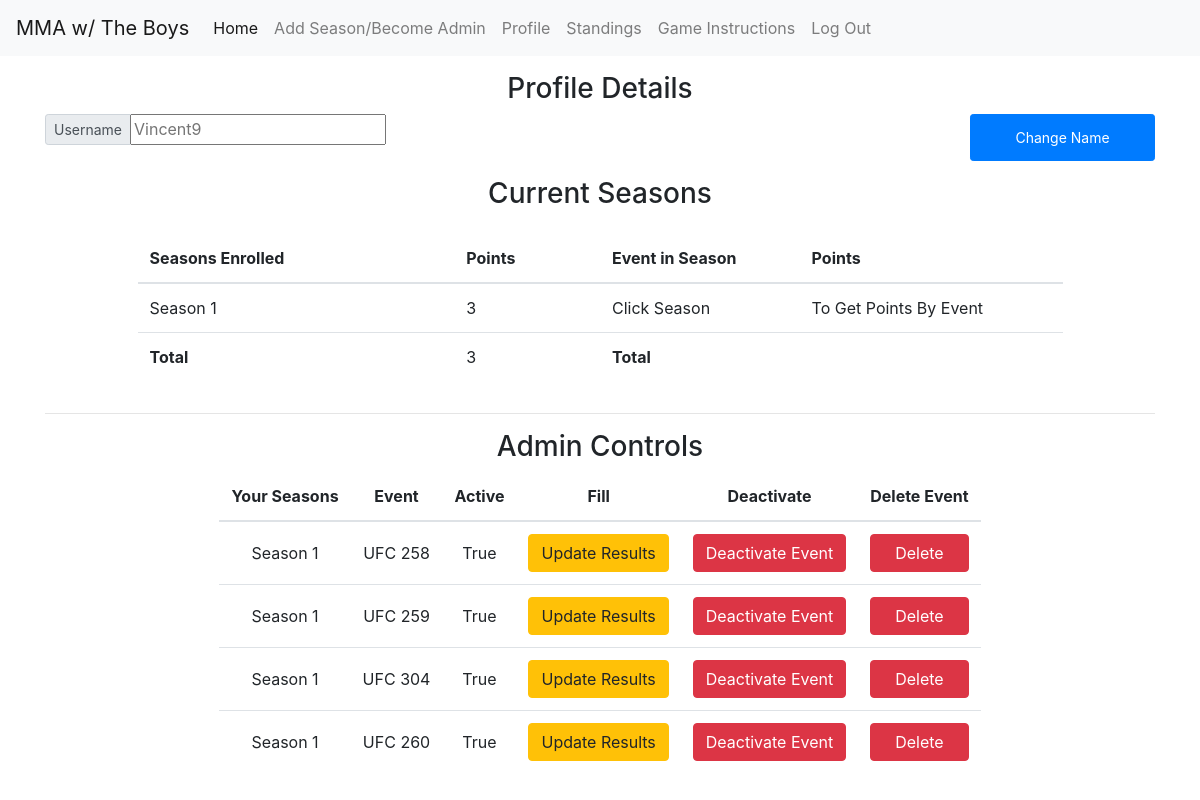
/profile/ (signed in), run on an earlier commit of the app's database.
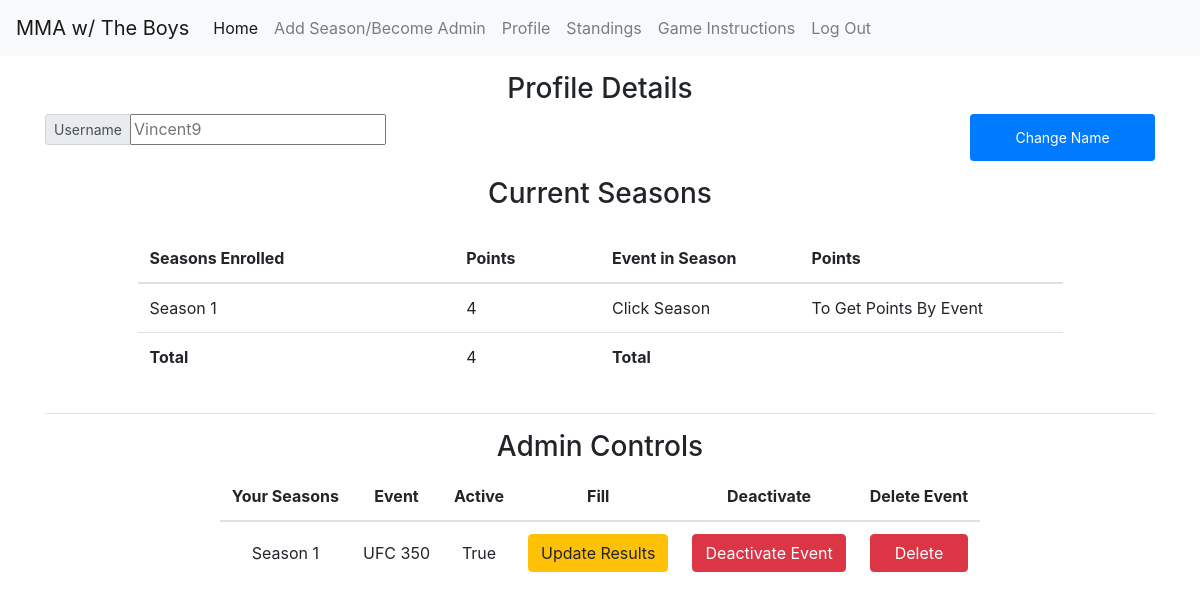
And on a later commit of the database.
### models/season.py (models this page shows, shortened)
class SeasonModel(db.Model):
    __tablename__ = 'season'
    id = db.Column(db.Integer, primary_key=True)
    name = db.Column(db.String(80))
    active = db.Column(db.Boolean)
    admin = db.Column(db.String(80))
    eventList = db.relationship('TournamentModel', lazy='dynamic')
    def json(self):
        return {
            "name": self.name,
            "active": self.active,
            "admin": self.admin,
            "season_id": self.id,
            "events": [events.json() for events in self.eventList.all()]
        }
    @classmethod
    def get_season_byid(cls, id1):
        return cls.query.filter_by(id=id1).first()
    @classmethod
    def get_seasons_by_admin(cls, admin_name):
        return cls.query.filter_by(admin=admin_name).all()
    @classmethod
    def get_season_byname(cls, name):
        return cls.query.filter_by(name=name).first()

### models/tournament.py (models this page shows, shortened)
class TournamentModel(db.Model):
    __tablename__ = 'tournaments'
    id = db.Column(db.Integer, primary_key=True)
    name = db.Column(db.String(80))
    active = db.Column(db.Boolean)
    started = db.Column(db.Boolean)
    season_id = db.Column(db.Integer, db.ForeignKey('season.id'))
    season = db.relationship('SeasonModel')
    fighterList = db.relationship('FightersLineUpModel', lazy='dynamic')
    def json(self):
        return {
            'id': self.id,
            'name': self.name,
            'active': self.active,
            'started':self.started,
            'season_id': self.season_id,
            'season_name': self.season.name,
            'fighters': [fighter.json() for fighter in self.fighterList.all()]
        }

### resources/profile.py (the view, shortened to what this page needs)
class Profile(Resource):
    _user_parser = reqparse.RequestParser()
    _user_parser.add_argument('season_name',
                          type=str)
    _user_parser.add_argument('deactivate',
                              type=str)
    _user_parser.add_argument('delete',
                              type=str)
    _user_parser.add_argument('name_update',
                              type=str)
    @classmethod
    def calculate_season_pts(self):
        return_values = []
        if "user" in session:
            season_names = []
            all_tourn_ids_of_this_season = []
            points_for_each_season = {}
            summation = 0
            return_values = []
            season_enr_obj = SeasonEnrolledModel.all_seasons_user_enrolled_in(session['id'])
            data = UserModel.find_by_id(session['id'])
            d1 = data.json()
            picks = d1['picks']
            season_enr = [s.json() for s in season_enr_obj]
            for s1 in season_enr:
                season = SeasonModel.get_season_byid(s1['season_id'])
                season_json = season.json()
                season_names.append(season.name)
                for tourn_ids in season_json['events']:
                    all_tourn_ids_of_this_season.append(tourn_ids['id'])
            for seasonName in season_names:
                total_points = 0
                season = SeasonModel.get_season_byname(seasonName)
                season_json = season.json()
                for s2 in season_json['events']:
                    if s2['id'] in all_tourn_ids_of_this_season:
                        if picks:
                            for p1 in picks:
                                if int(p1['tournid']) == int(s2['id']):
                                    if p1['points'] > 0:
                                        total_points = total_points + p1['points']
                                        points_for_each_season[seasonName] = total_points
                                    else:
                                        total_points = total_points + 0
                                        points_for_each_season[seasonName] = total_points
                        else:
                            points_for_each_season[seasonName] = 0
            for a, b in points_for_each_season.items():
                summation = summation + b
            return_values.append(points_for_each_season)
            return_values.append(summation)
        return return_values
    @classmethod
    def admin_table_info(cls, admins_seasons):
        admin_value = []
        if admins_seasons:
            for season_name in admins_seasons:
                admin_controls_table = {}
                season_obj = SeasonModel.get_season_byname(season_name)
                season_json = season_obj.json()
                for s1 in season_json['events']:
                    admin_controls_table['season_name'] = season_json['name']
                    admin_controls_table['sid'] = season_json['season_id']
                    admin_controls_table['event_name'] = s1['name']
                    admin_controls_table['eid'] = s1['id']
                    admin_controls_table['active'] = s1['active']
                    admin_value.append(admin_controls_table)
                    admin_controls_table = {}
            return admin_value
        else:
            return admin_value
    def get(self):
        if "user" in session:
            values = Profile.calculate_season_pts()
            seasons_objs = SeasonModel.get_seasons_by_admin(session['user'])
            admins_seasons = [s.json()['name'] for s in seasons_objs]
            admin_value = Profile.admin_table_info(admins_seasons)
            user = UserModel.find_by_username(session['user'])
            return make_response(render_template("profile.html", season_names=values[0], total=values[1], admin_table=admin_value, tourns=[], username=user.username, popover=0), 200)
        else:
            return make_response(render_template("mainSignIn-pleasesignin.html"), 200)

### models/fighters.py (called while the page is built)
    def json(self):
        return {
            'id': self.id,
            'tour_id': self.tour_id,
            'opp1': self.opp1,
            'opp2': self.opp2,
            'rd': self.rd,
            'winner': self.winner,
            "how": self.how,
            "when": self.when,
            "prelim": self.prelim
        }

### models/season_enrolled.py (called while the page is built)
    def json(self):
        return {
            'id': self.id,
            'user_id': self.user_id,
            'season_id': self.season_id,
            'points': self.points
        }

    @classmethod
    def all_seasons_user_enrolled_in(cls, userid):
        return cls.query.filter_by(user_id=userid).all()

### models/user.py (called while the page is built)
    def json(self):
        return {
            'id': self.id,
            'username': self.username,
            'total_points': self.totalPoints,
            'picks': [pick.json() for pick in self.picks.all()]
        }

    @classmethod
    def find_by_username(cls, username):
        return cls.query.filter_by(username=username).first()

    @classmethod
    def find_by_id(cls, _id):
        return cls.query.filter_by(id=_id).first()

### templates/profile.html (shortened to what the changed rows need)
{% extends "base-nav.html" %}
{% block mainArea %}
<div class="container">
    <form method="POST" role="form" >
    <div class="row table-responsive d-flex justify-content-center mx-auto">
            <table class="table table-hover col-12 col-md-5 mt-3">
                <thead>
                <tr>
                    <th scope="col" style="border-top:0px;">Seasons Enrolled</th>
                    <th scope="col" style="border-top:0px;">Points</th>
                </tr>
                </thead>
                <tbody>
                {% for name,points in season_names.items() %}
                <tr class="season-row">
                    <td scope="row ">{{name}}</td>
                    <td scope="row ">{{points}}</td>
                </tr>
                {% endfor %}
                <tr>
                    <td scope="row"><strong>Total</strong></td>
                    <td scope="row">{{total}}</td>
                </tr>
                </tbody>
            </table>
            <table class="table col-12 col-md-5 mt-3">
                <thead>
                <tr>
                    <th scope="col" style="border-top:0px;">Event in Season</th>
                    <th scope="col" style="border-top:0px;">Points</th>
                </tr>
                </thead>
            </table>
</div>
    </form>
    {% if admin_table %}
    <div class="table-responsive">
                <table class="table mx-auto w-auto">
                    <thead>
                    <tr>
                        <th scope="col" style="border-top:0px;" class="text-center ">Your Seasons</th>
                        <th scope="col" style="border-top:0px;" class="text-center">Event</th>
                        <th scope="col" style="border-top:0px;" class="text-center">Active</th>
                        <th scope="col" style="border-top:0px;" class="text-center">Fill</th>
                        <th scope="col" style="border-top:0px;" class="text-center">Deactivate</th>
                        <th scope="col" style="border-top:0px;" class="text-center">Delete Event</th>
                    </tr>
                    </thead>
            {% for a1 in admin_table %}
                <tr>
                    <td scope="row" class="text-center align-middle">{{ a1['season_name'] }}</td>
                    <td scope="row" class="text-center align-middle">{{ a1['event_name'] }}</td>
                    <td scope="row" class="text-center align-middle">{{ a1['active'] }}</td>
                    <td scope="row" class="text-center align-middle"><a href="/filltournament/{{a1['eid']}}" class="btn btn-warning" role="button">Update Results</a></td>
                    {% if a1['active']  %}
                    <td scope="row" class="text-center align-middle"><button class="{{a1['eid']}} deactivate-btn btn-block d-block btn btn-danger btn-draft btn-md" data-toggle="modal" data-target="#deactivateModal" >Deactivate Event</button></td>
                    {% else %}
                    <td scope="row" class="text-center align-middle"><button class="{{a1['eid']}}  btn-block d-block btn btn-secondary btn-md " disabled>Event Deactivated</button></td>
                    {% endif %}
                    <td scope="row" class="text-center align-middle"><button class="{{a1['eid']}} delete-btn btn-block d-block btn btn-danger btn-md" data-toggle="modal" data-target="#areyousureModal" id="deleteBTN">Delete</button></td>
                </tr>
                {% endfor %}
            {% endif %}
        </table>
    </div>
</div>
{% endblock %}

What changed in the data, as far as the page shows it:
removed TournamentModel: event_name "UFC 259"
removed TournamentModel: event_name "UFC 304"
removed TournamentModel: event_name "UFC 260"
computed for SeasonModel "Season 1": points "3" → "4"
Also different on the page:
{{ total }}: "3" → "4"
new list line: "Season 1"
new list line: "UFC 350"
new list line: "True Update Results Deactivate Event Delete"
list line gone: "Season 1"
list line gone: "UFC 258"
list line gone: "True Update Results Deactivate Event Delete"
